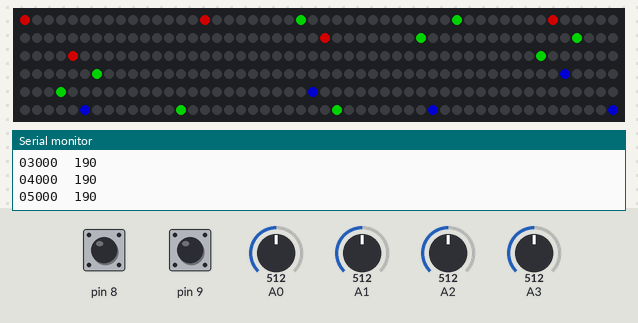
A sketch run on a simulated Arduino Uno, built with avr-gcc and run on an emulated ATmega328P. Shown: 300 RGB LEDs in strip order, left to right, continuing on the next row, the last lines printed to the serial monitor. Inputs (shaded band) come from the test bench; at power-on: A1 = 512, A0 = 512, A2 = 512, pin 8 HIGH, pin 9 HIGH, A3 = 512. Dim RGB values are drawn brighter than linear; random numbers use the default seed unless the sketch sets one.

Above: at 1.2 s.
1.3 s: A1 set to 588
2.8 s: A1 set to 618
5.8 s: A0 set to 190
7.4 s: A2 set to 190
10.4 s: A0 set to 210
13.4 s: A0 set to 187
At 20.14 s:
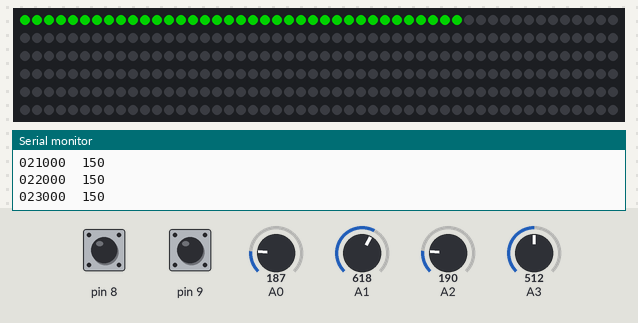

Measured:
- the behaviour switches between 200 and 199 on A0 (found by bisection; images 0 and 1)

The sketch:

Avoid_Block_Code.ino
```cpp
#include <Adafruit_NeoPixel.h>
#define PIN 6
//네오픽셀을 사용하기 위해 객체 하나를 생성한다.
//첫번째 인자값은 네오픽셀의 LED의 개수
//두번째 인자값은 네오픽셀이 연결된 아두이노의 핀번호
//세번째 인자값은 네오픽셀의 타입에 따라 바뀌는 flag
Adafruit_NeoPixel strip = Adafruit_NeoPixel(300, PIN, NEO_GRB + NEO_KHZ800);

int second = 0;
int b_speed = 3000;
int speed = 200;
int level = 3;
int count = 0;
int r_x_d = 0;
int r_y_d = 0;
int b_x_d = 0;
int b_y_d = 0;
int r_head[] = {1,30};
int b_head[] = {10,30};
int hole = 0;
int block_list[] = {1,2,3,4,5,6,7,8,9,10};
int block_y = 0;
int R;
int G;
int B;
int game_start = 0;
int turn = 0;
int r_life = 4;
int b_life = 4;

int check = 1;

int cal(int x, int y) { //300개 버전
  if (x%2 == 1) {
  int local = x*30 - y;
  return local;
  }
  if (x%2 == 0) {
    int local = (x-1)*30 - 1 + y;
    return local;
  }
}

void screen_clear() {
  for (int i = 0; i<300; i++) {
    strip.setPixelColor(i, 0, 0, 0);
  }
  strip.show();
}

void on(int x,int color1, int color2, int color3) {
  strip.setPixelColor(x, color1, color2, color3);
}
void make_hole() {
  hole =random(1,11);
  for (int i = 1; i<11; i++) {
    if (hole == i) {
      block_list[i-1] = 0;
    }
  }
}

void head_move(int body[], int x_d, int y_d) {

  if (body[0]>0 and body[0]<11) { //body의 x축 움직임
    body[0] = body[0] + x_d;
  }
  if (body[0]==0) {
    body[0] = body[0] + 1;
  }
  if (body[0]==11) {
    body[0] = body[0] - 1;
  }

  if (body[1]>0 and body[1]<31) {//body의 y축 움직임
    body[1] = body[1] + y_d;
  }
  if (body[1]==0) {
    body[1] = body[1] + 1;
  }
  if (body[1]==31) {
    body[1] = body[1] - 1;
  }
}

void show_r_life(int life) {
  if (life == 4) {
    on(cal(1,15),120,0,0);
    on(cal(2,15),120,0,0);
    on(cal(3,15),120,0,0);
    on(cal(4,15),120,0,0);
  }
  if (life == 3) {
    on(cal(1,15),120,0,0);
    on(cal(2,15),120,0,0);
    on(cal(3,15),120,0,0);
  }
  if (life == 2) {
    on(cal(1,15),120,0,0);
    on(cal(2,15),120,0,0);
  }
  if (life == 1) {
      on(cal(1,15), 120, 0, 0);
  }
}

void show_b_life(int life) {
  if (life == 4) {
    on(cal(7,15),0,0,120);
    on(cal(8,15),0,0,120);
    on(cal(9,15),0,0,120);
    on(cal(10,15),0,0,120);
  }
  if (life == 3) {
    on(cal(8,15),0,0,120);
    on(cal(9,15),0,0,120);
    on(cal(10,15),0,0,120);
  }
  if (life == 2) {
    on(cal(9,15),0,0,120);
    on(cal(10,15),0,0,120);

  }
  if (life == 1) {
      on(cal(10,15), 0, 0, 120);
  }
}

void setup() {
  Serial.begin(9600);
  strip.begin(); //네오픽셀을 초기화하기 위해 모든LED를 off시킨다
  strip.show();
  pinMode(8, INPUT_PULLUP);
  pinMode(9, INPUT_PULLUP);
}

void loop() {
  if (game_start == 0) {
    if (turn == 0) {
      r_life = 4;
      b_life = 4;
      r_head[0] = {1};
      b_head[0] = {10};
      r_head[1] = {30};
      b_head[1] = {30};
      block_y = 0;
      turn++;
    }

  Serial.print(game_start);
  //Serial.print("  ");
  //Serial.println(b_life);
  int R_X = analogRead(A1);
  int R_Y = analogRead(A0);
  int R_Z = digitalRead(8);

  int B_X = analogRead(A3);
  int B_Y = analogRead(A2);
  int B_Z = digitalRead(9);


  /*Serial.print(R_X); // X축 값이 표기됩니다.
  Serial.print("  ");           //숫자가 헷깔리지않토록 중간에 공백칸을 두었습니다
  Serial.print(R_Y); // X축 값이 표기 됩니다.
  Serial.print("  ");           //숫자가 헷깔리지않토록 중간에 공백칸을 두었습니다.
  Serial.println(R_Z); // Z축(스위치) 값이 표기됩니다.

  Serial.print(B_X); // X축 값이 표기됩니다.
  Serial.print("  ");           //숫자가 헷깔리지않토록 중간에 공백칸을 두었습니다
  Serial.print(B_Y); // X축 값이 표기 됩니다.
  Serial.print("  ");           //숫자가 헷깔리지않토록 중간에 공백칸을 두었습니다.
  Serial.println(B_Z); // Z축(스위치) 값이 표기됩니다. */


  r_x_d = 0;
  r_y_d = 0;
  b_x_d = 0;
  b_y_d = 0;

  if (R_X > 600){
    r_x_d = 1;
    }

  if (R_X < 200){
    r_x_d = -1;
    }

  if (R_Y > 600){
    r_y_d = 1;
    }

  if (R_Y < 200){
    r_y_d = -1;
    }

  if (B_X > 600){
    b_x_d = 1;
    }

  if (B_X < 200){
    b_x_d = -1;
    }

  if (B_Y > 600){
    b_y_d = 1;
    }

  if (B_Y < 200){
    b_y_d = -1;
    }


  if (second%30000 == 0) {
    if (speed > 45) {
      speed = speed - 10;
    }
  }
  if (count == 0) {
    //block_list[] = {1,2,3,4,5,6,7,8,9,10};
    for (int i = 0; i<10; i++) {
      block_list[i] = i+1;
    }
    block_y = 1;
    make_hole();
    count++;
  }


Serial.print(second);
Serial.print("  ");
Serial.println(speed);

  block_y++;


  head_move(r_head, r_x_d, r_y_d);
  head_move(b_head, b_x_d, b_y_d);


if (block_y == 30) {
  count = 0;
  R = random(0,121);
  G = random(50,121);
  B = random(0,121);
}

for (int i = 0; i<10; i++) { //red가 맞는 경우
  if (cal(block_list[i],block_y) == cal(r_head[0],r_head[1])){
    r_life--;
  }
  else if (cal(block_list[i],block_y-1) == cal(r_head[0],r_head[1])) {
    r_life--;
  }

}

for (int i = 0; i<10; i++) { //blue가 맞는 경우
  if (cal(block_list[i],block_y) == cal(b_head[0],b_head[1])) {
    b_life--;
  }
  else if (cal(block_list[i],block_y-1) == cal(b_head[0],b_head[1])) {
    b_life--;
  }
}

    if (check == 1) {
      if (r_life == 0 and b_life == 0) {
        game_start++;
        delay(1000);
        r_life = 4;
        b_life = 4;
        for (int i = 0; i<300; i++) {
        strip.setPixelColor(i, 0, 120, 0);
        strip.show();
        delay(5);
        }
        delay(1000);
        screen_clear();
        delay(1000);
        turn--;
        game_start--;
        speed = 200;
      }
    else if (r_life == 0) {
      game_start++;
      delay(1000);
      r_life = 4;
      for (int i = 0; i<300; i++) {
      strip.setPixelColor(i, 0, 0, 120);
      strip.show();
      delay(5);
      }
        delay(1000);
      screen_clear();
      delay(1000);
      turn--;
      game_start--;
        speed = 200;
       }

    else if (b_life == 0) {
      game_start++;
      delay(1000);
      b_life = 4;
      for (int i = 0; i<300; i++) {
      strip.setPixelColor(i, 120, 0, 0);
      strip.show();
      delay(5);
      }
      delay(1000);
      screen_clear();
      delay(1000);
      turn--;
      game_start--;
        speed = 200;
    }
    }

show_r_life(r_life);
show_b_life(b_life);


if (cal(r_head[0],r_head[1]) != cal(b_head[0],b_head[1])) {
  on(cal(r_head[0],r_head[1]),120,0,0);
  on(cal(b_head[0],b_head[1]),0,0,120);
}

if (cal(r_head[0],r_head[1]) == cal(b_head[0],b_head[1])) {
  on(cal(r_head[0],r_head[1]),120,0,120);
}
for (int i = 0; i<10; i++) {
  on(cal(block_list[i],block_y), R, 120, B);
}
  second = second + 1000;
  if (second == 32000) {
    second = 0;
  }
  strip.show();
  delay(speed);
  screen_clear();
  delay(10);
  }

}
```
